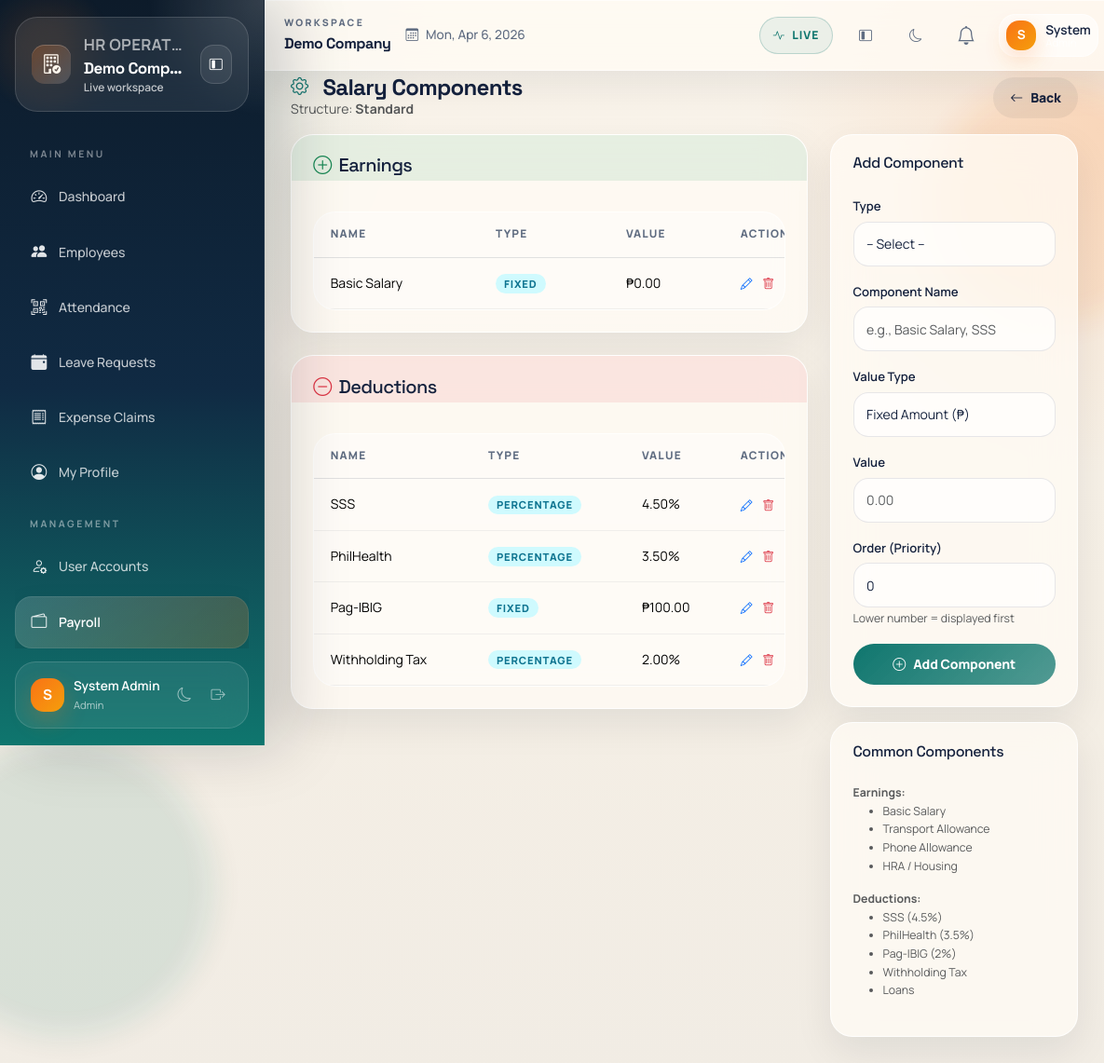
Page /modules/payroll/salary-components.php?struct_id=1 (signed in) on the committed database.
### tables this page shows
CREATE TABLE IF NOT EXISTS salary_structures (
    id INT AUTO_INCREMENT PRIMARY KEY,
    company_id INT NOT NULL,
    name VARCHAR(100) NOT NULL,
    description TEXT,
    is_active TINYINT(1) DEFAULT 1,
    created_at DATETIME DEFAULT CURRENT_TIMESTAMP,
    updated_at DATETIME DEFAULT CURRENT_TIMESTAMP ON UPDATE CURRENT_TIMESTAMP,
    UNIQUE KEY uniq_struct(company_id, name),
    INDEX idx_company(company_id)
);

CREATE TABLE IF NOT EXISTS salary_components (
    id INT AUTO_INCREMENT PRIMARY KEY,
    company_id INT NOT NULL,
    salary_structure_id INT NOT NULL,
    component_type ENUM('earning','deduction') NOT NULL,
    name VARCHAR(100) NOT NULL,
    type ENUM('fixed','percentage') DEFAULT 'fixed',
    value DECIMAL(10,2) DEFAULT 0,
    order_seq INT DEFAULT 0,
    is_active TINYINT(1) DEFAULT 1,
    created_at DATETIME DEFAULT CURRENT_TIMESTAMP,
    updated_at DATETIME DEFAULT CURRENT_TIMESTAMP ON UPDATE CURRENT_TIMESTAMP,
    FOREIGN KEY (salary_structure_id) REFERENCES salary_structures(id) ON DELETE CASCADE,
    INDEX idx_struct(salary_structure_id),
    INDEX idx_company(company_id)
);

### includes/functions.php (called while the page is built, shortened)
<?php
function e($s) {
    return htmlspecialchars($s ?? "", ENT_QUOTES, "UTF-8");
}

### config/config.php (called while the page is built, shortened)
<?php
function company_id() {
    return $_SESSION['company']['id'] ?? null;
}

### includes/payroll-helpers.php (the view, shortened to what this page needs)
    <?php
function render_components_table($components, $type) {
    $bgClass = $type === 'earning' ? 'bg-success' : 'bg-danger';
    $icon = $type === 'earning' ? 'plus-circle' : 'dash-circle';
    $title = $type === 'earning' ? 'Earnings' : 'Deductions';
    ?>
    <div class="card mb-4">
        <div class="card-header <?= $bgClass ?> bg-opacity-10">
            <h5 class="mb-0"><i class="bi bi-<?= $icon ?> text-<?= $type === 'earning' ? 'success' : 'danger' ?> me-2"></i><?= $title ?></h5>
        </div>
        <div class="card-body">
            <?php if (empty($components)): ?>
            <p class="text-muted mb-0">No <?= strtolower($title) ?> configured</p>
            <?php else: ?>
            <div class="table-responsive">
                <table class="table table-sm mb-0">
                    <thead>
                        <tr>
                            <th>Name</th>
                            <th>Type</th>
                            <th>Value</th>
                            <th style="width:120px">Actions</th>
                        </tr>
                    </thead>
                    <tbody>
                        <?php foreach ($components as $comp): ?>
                        <tr>
                            <td><?= e($comp['name']) ?></td>
                            <td><span class="badge bg-info"><?= ucfirst($comp['type']) ?></span></td>
                            <td>
                                <?= $comp['type'] === 'percentage' ? $comp['value'].'%' : '₱'.number_format($comp['value'], 2) ?>
                            </td>
                            <td>
                                <button class="btn btn-sm btn-link p-0" data-bs-toggle="modal" data-bs-target="#editModal<?= $comp['id'] ?>">
                                    <i class="bi bi-pencil"></i>
                                </button>
                                <form method="POST" style="display:inline" onsubmit="return confirm('Delete this component?')">
                                    <button type="submit" class="btn btn-sm btn-link text-danger p-0" style="margin-left:8px">
                                        <i class="bi bi-trash"></i>
                                    </button>
                                </form>
                            </td>
                        </tr>
                        <?php endforeach; ?>
                    </tbody>
                </table>
            </div>
            <?php endif; ?>
        </div>
    </div>
    <?php
}
    ?>
    <?php
function url($path) {
    return BASE_URL . $path;
}
function get_salary_components($pdo, $cid, $structId) {
    $st = $pdo->prepare("
        SELECT * FROM salary_components
        WHERE company_id = ? AND salary_structure_id = ?
        ORDER BY component_type DESC, order_seq ASC, name ASC
    ");
    $st->execute([$cid, $structId]);
    return $st->fetchAll();
}

### modules/payroll/salary-components.php (shortened to what this page needs)
<?php
require_once __DIR__.'/../../config/db.php';
require_once __DIR__.'/../../includes/auth.php';
require_once __DIR__.'/../../includes/payroll-helpers.php';
require_once __DIR__.'/../../includes/header.php';
require_once __DIR__.'/../../includes/nav.php';
$cid = company_id() ?? 1;
$structId = (int)($_GET['struct_id'] ?? 0);
$struct = $pdo->prepare("SELECT * FROM salary_structures WHERE id = ? AND company_id = ?");
$struct->execute([$structId, $cid]);
$structure = $struct->fetch();
$allComponents = get_salary_components($pdo, $cid, $structId);
$earnings = array_filter($allComponents, fn($c) => $c['component_type'] === 'earning');
$deductions = array_filter($allComponents, fn($c) => $c['component_type'] === 'deduction');
?>
<div class="page-header d-flex justify-content-between align-items-center">
    <div>
        <h4><i class="bi bi-gear me-2"></i>Salary Components</h4>
        <p class="text-muted mb-0">Structure: <strong><?= e($structure['name']) ?></strong></p>
    </div>
    <a href="<?= url('/modules/payroll/salary-structure.php') ?>" class="btn btn-secondary">
        <i class="bi bi-arrow-left me-2"></i>Back
    </a>
</div>
<div class="row">
    <div class="col-lg-8">
        <?php render_components_table($earnings, 'earning'); ?>
        <?php render_components_table($deductions, 'deduction'); ?>
    </div>
    <div class="col-lg-4">
        <?php include __DIR__.'/_add-component-sidebar.php'; ?>
    </div>
</div>
<?php require_once __DIR__.'/../../includes/footer.php'; ?>

### public/assets/css/style.css (style rules this page uses)
:root { --primary: #6366f1; --primary-dark: #4f46e5; --secondary: #818cf8; --success: #10b981; --warning: #f59e0b; --danger: #ef4444; --info: #06b6d4; --dark: #1e293b; --darker: #0f172a; --sidebar-w: 260px; --topbar-h: 64px; --bg: #f1f5f9; --bg-card: #ffffff; --text: #1e293b; --text-muted: #64748b; --border: #e2e8f0; --radius: 14px; --radius-sm: 8px; --radius-lg: 20px; --shadow-sm: 0 1px 3px rgba(0,0,0,.08), 0 1px 2px rgba(0,0,0,.06); --shadow: 0 4px 16px rgba(0,0,0,.08), 0 2px 4px rgba(0,0,0,.06); --shadow-lg: 0 12px 40px rgba(0,0,0,.12), 0 4px 12px rgba(0,0,0,.08); --sidebar-bg: linear-gradient(180deg, #1e293b 0%, #0f172a 100%); --sidebar-accent: #6366f1; }
*, *::before, *::after { box-sizing: border-box; margin: 0; padding: 0; }
html { scroll-behavior: smooth; }
body { font-family: 'Inter', -apple-system, BlinkMacSystemFont, 'Segoe UI', Roboto, sans-serif; font-size: 14px; line-height: 1.6; background: var(--bg); color: var(--text); min-height: 100vh; -webkit-font-smoothing: antialiased; -moz-osx-font-smoothing: grayscale; }
.main-content > *:not(.top-bar):not(.page-header) { padding-left: 2rem; padding-right: 2rem; }
.main-content > *:last-child { padding-bottom: 2.5rem; }
.page-header { display: flex; align-items: center; justify-content: space-between; flex-wrap: wrap; gap: 0.75rem; padding: 1.5rem 2rem 1rem; border-bottom: 1px solid var(--border); background: var(--bg-card); margin-bottom: 0; }
.page-header h4, .page-header h3 { font-weight: 700; color: var(--text); margin: 0; font-size: 1.3rem; display: flex; align-items: center; gap: 0.5rem; }
.page-header h4 i, .page-header h3 i { color: var(--primary); font-size: 1.2rem; }
.main-content > .page-header + * { padding-top: 1.75rem; }
.card { border: 1px solid var(--border); border-radius: var(--radius); box-shadow: var(--shadow-sm); background: var(--bg-card); overflow: hidden; transition: box-shadow 0.2s ease; }
.card-header { background: var(--bg-card); border-bottom: 1px solid var(--border); font-weight: 700; padding: 1rem 1.25rem; color: var(--text); font-size: 0.9rem; display: flex; align-items: center; gap: 0.5rem; }
.card-header i { color: var(--primary); }
.card-body { padding: 1.25rem; }
.table { margin-bottom: 0; color: var(--text); }
.table thead th { background: linear-gradient(135deg, #4f46e5 0%, #7c3aed 100%); color: white; font-weight: 700; border: none; padding: 0.9rem 1rem; font-size: 0.72rem; text-transform: uppercase; letter-spacing: 0.8px; white-space: nowrap; }
.table thead th:first-child { border-radius: 10px 0 0 0; }
.table thead th:last-child { border-radius: 0 10px 0 0; }
.table tbody tr { border-bottom: 1px solid var(--border); transition: background 0.15s ease; }
.table tbody tr:last-child { border-bottom: none; }
.table td { padding: 0.85rem 1rem; vertical-align: middle; border-color: var(--border); font-size: 0.875rem; }
.btn { border-radius: var(--radius-sm); font-weight: 600; font-size: 0.875rem; padding: 0.5rem 1.1rem; transition: transform 0.15s ease, box-shadow 0.15s ease, opacity 0.15s; border: none; }
.btn-secondary { background: #e2e8f0; color: var(--text); }
.btn-sm { padding: 0.35rem 0.75rem; font-size: 0.8rem; border-radius: var(--radius-sm); }
.badge { padding: 0.35em 0.75em; border-radius: 6px; font-weight: 700; font-size: 0.7rem; letter-spacing: 0.3px; }
.badge.bg-info { background: #cffafe !important; color: #0e7490 !important; }
.card, .stat-card { animation: fadeIn 0.25s ease; }

### rows in the picture
salary_structures: name "Standard"
salary_components: component_type "Earnings", name "Basic Salary", type "FIXED", value "0.00"
salary_components: name "SSS", type "PERCENTAGE", value "4.50"
salary_components: name "PhilHealth", type "PERCENTAGE", value "3.50"
salary_components: name "Pag-IBIG", type "FIXED", value "100.00"
salary_components: name "Withholding Tax", type "PERCENTAGE", value "2.00"

### other values in the picture
$company['name'] "Demo Comp…"
$companyPlanLabel "Live workspace"
substr($u['name'] ?: $u['email'], 0, 1) "S"
$u['name'] ?: $u['email'] "System Admin"
$u['role'] "Admin"
$company['name'] "Demo Company"
explode(' ', $u['name'] ?: $u['email'])[0] "System"
$title "Deductions"
